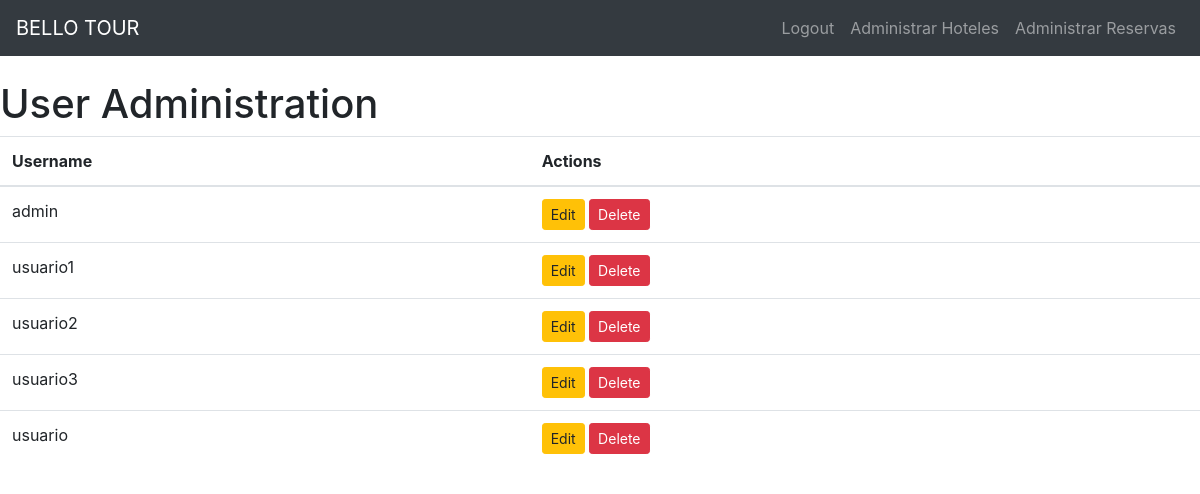
The page /admin (signed in) on the database its author committed.
### models.py (models this page shows)
class BaseModel(Model):
    class Meta:
        database = db

class User(BaseModel):
    username = CharField(unique=True)
    password = CharField()
    is_admin = BooleanField(default=False)

### app.py (the view)
@app.route('/admin')
@admin_required
def admin():
    users = User.select()
    return render_template('admin.html', users=users)

### app.py (called while the page is built)
@app.before_request
def before_request():
    db.connect()

@app.after_request
def after_request(response):
    db.close()
    return response

def admin_required(f):
    @wraps(f)
    def decorated_function(*args, **kwargs):
        if 'user_id' not in session:
            return redirect(url_for('login'))
        user = User.get_by_id(session['user_id'])
        if not user.is_admin:
            flash('You do not have permission to access this page', 'danger')
            return redirect(url_for('login'))
        return f(*args, **kwargs)
    return decorated_function

### templates/admin.html (shortened to what this page needs)
{% extends "base_admin.html" %}
{% block content %}
<br>
<h1>User Administration</h1>
<table class="table">
    <thead>
        <tr>
            <th>Username</th>
            <th>Actions</th>
        </tr>
    </thead>
    <tbody>
    {% for user in users %}
        <tr>
            <td>{{ user.username }}</td>
            <td>
                <a href="{{ url_for('edit_user', user_id=user.id) }}" class="btn btn-warning btn-sm">Edit</a>
                <form action="{{ url_for('delete_user', user_id=user.id) }}" method="post" style="display:inline;">
                    <button type="submit" class="btn btn-danger btn-sm">Delete</button>
                </form>
            </td>
        </tr>
    {% endfor %}
    </tbody>
</table>
{% endblock %}

### rows shown on the page
User: username "admin"
User: username "usuario1"
User: username "usuario2"
User: username "usuario3"
User: username "usuario"
